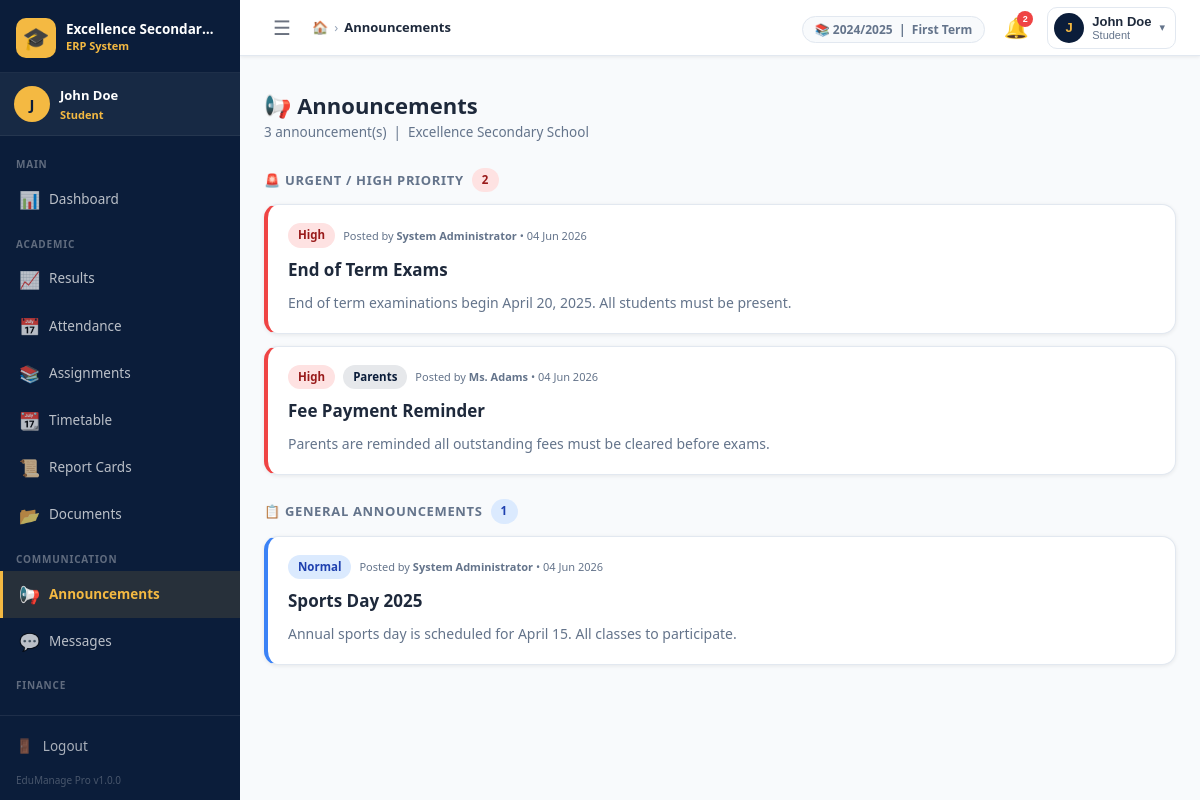
Before: /student/announcements.php (signed in) with the older database file.
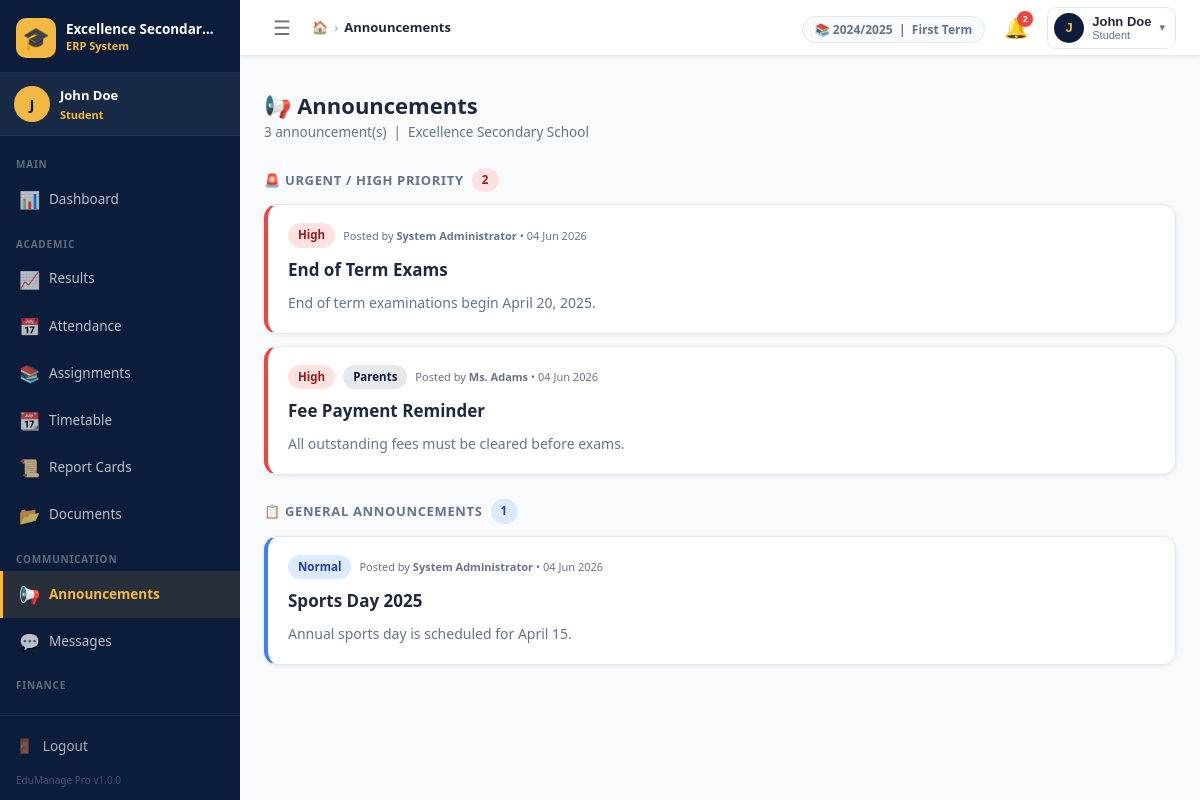
After: the same page with the newer database file.
### tables this page shows
CREATE TABLE `announcements` (
  `id`         INT UNSIGNED NOT NULL AUTO_INCREMENT,
  `title`      VARCHAR(200) NOT NULL,
  `body`       TEXT         NOT NULL,
  `priority`   ENUM('high','normal','low') NOT NULL DEFAULT 'normal',
  `target`     ENUM('all','students','teachers','parents') NOT NULL DEFAULT 'all',
  `posted_by`  INT UNSIGNED NOT NULL,
  `expires_at` DATE         DEFAULT NULL,
  `created_at` TIMESTAMP    NOT NULL DEFAULT CURRENT_TIMESTAMP,
  PRIMARY KEY (`id`),
  CONSTRAINT `fk_ann_user` FOREIGN KEY (`posted_by`) REFERENCES `users`(`id`)
);

CREATE TABLE `users` (
  `id`         INT UNSIGNED     NOT NULL AUTO_INCREMENT,
  `username`   VARCHAR(50)      NOT NULL UNIQUE,
  `password`   VARCHAR(255)     NOT NULL,
  `role_id`    TINYINT UNSIGNED NOT NULL,
  `full_name`  VARCHAR(100)     NOT NULL,
  `email`      VARCHAR(100)     DEFAULT NULL,
  `phone`      VARCHAR(20)      DEFAULT NULL,
  `status`     ENUM('active','inactive') NOT NULL DEFAULT 'active',
  `last_login` DATETIME         DEFAULT NULL,
  `created_at` TIMESTAMP        NOT NULL DEFAULT CURRENT_TIMESTAMP,
  PRIMARY KEY (`id`),
  KEY `idx_username` (`username`),
  KEY `idx_role`     (`role_id`),
  CONSTRAINT `fk_users_role` FOREIGN KEY (`role_id`) REFERENCES `roles`(`id`)
);

### config/db.php (called while the page is built, shortened)
<?php
class Database {
    private static ?PDO $instance = null;
    public static function getInstance(): PDO {
        if (self::$instance === null) {
            $dsn = sprintf(
                'mysql:host=%s;dbname=%s;charset=%s',
                DB_HOST, DB_NAME, DB_CHARSET
            );
            $options = [
                PDO::ATTR_ERRMODE            => PDO::ERRMODE_EXCEPTION,
                PDO::ATTR_DEFAULT_FETCH_MODE => PDO::FETCH_ASSOC,
                PDO::ATTR_EMULATE_PREPARES   => false,
                PDO::MYSQL_ATTR_INIT_COMMAND => "SET NAMES utf8mb4 COLLATE utf8mb4_unicode_ci",
            ];
            try {
                self::$instance = new PDO($dsn, DB_USER, DB_PASS, $options);
            } catch (PDOException $e) {
                error_log('[EduManage DB Error] ' . $e->getMessage());
                http_response_code(500);
                die(json_encode([
                    'success' => false,
                    'message' => 'Database connection failed. Please contact the administrator.'
                ]));
            }
        }
        return self::$instance;
    }
    public static function query(string $sql, array $params = []): PDOStatement {
        $stmt = self::getInstance()->prepare($sql);
        $stmt->execute($params);
        return $stmt;
    }
    public static function fetchOne(string $sql, array $params = []): ?array {
        $row = self::query($sql, $params)->fetch();
        return $row ?: null;
    }
    public static function fetchAll(string $sql, array $params = []): array {
        return self::query($sql, $params)->fetchAll();
    }
    public static function execute(string $sql, array $params = []): int {
        return self::query($sql, $params)->rowCount();
    }
}

### student/announcements.php (the view, shortened to what the changed rows need)
<?php
$page = int_val($_GET['page'] ?? 1);
$baseSql = "SELECT a.*, u.full_name AS author_name
            FROM announcements a JOIN users u ON u.id=a.posted_by
            WHERE a.target IN ('all','students','parents')
              AND (a.expires_at IS NULL OR a.expires_at >= CURDATE())
            ORDER BY
              FIELD(a.priority,'high','normal','low'),
              a.created_at DESC";
$pager = paginate($baseSql, [], $page);
$anns  = $pager['rows'];
include INCLUDES_PATH . '/header.php';
?>
<div class="page-header">
    <div class="page-header-left">
        <h1 class="page-title">📢 Announcements</h1>
    </div>
</div>
<?php if (empty($anns)): ?>
    <div class="card">
        <div class="card-body table-empty">
            <div class="table-empty-icon">📢</div>
            No announcements at the moment. Check back later.
        </div>
    </div>
<?php else: ?>
<?php
$grouped = ['high'=>[],'normal'=>[],'low'=>[]];
foreach ($anns as $ann) $grouped[$ann['priority']][] = $ann;
$labels = ['high'=>'🚨 Urgent / High Priority','normal'=>'📋 General Announcements','low'=>'📌 Notices'];
foreach ($grouped as $prio => $items):
    if (empty($items)) continue;
?>
<div style="margin-bottom:24px">
    <h3 style="font-size:13px;font-weight:700;color:var(--text-muted);text-transform:uppercase;
               letter-spacing:.05em;margin-bottom:12px;display:flex;align-items:center;gap:8px">
        <?= $labels[$prio] ?>
        <span class="badge <?= $prio==='high'?'badge-danger':($prio==='normal'?'badge-primary':'badge-secondary') ?>">
            <?= count($items) ?>
        </span>
    </h3>
    <div style="display:flex;flex-direction:column;gap:12px">
    <?php foreach ($items as $ann): ?>
        <div class="card" style="border-left:4px solid <?= $prio==='high'?'var(--red)':($prio==='normal'?'var(--blue)':'var(--gray)') ?>">
            <div style="padding:18px 20px">
                <div style="display:flex;align-items:center;gap:8px;margin-bottom:8px;flex-wrap:wrap">
                    <?= status_badge($ann['priority']) ?>
                    <?php if ($ann['target'] !== 'all'): ?>
                        <span class="badge badge-navy"><?= ucfirst($ann['target']) ?></span>
                    <?php endif; ?>
                    <span class="text-xs text-muted">
                        Posted by <strong><?= e($ann['author_name']) ?></strong>
                        &bull; <?= format_date($ann['created_at'], 'd M Y') ?>
                    </span>
                </div>
                <h3 style="margin:0 0 8px;font-size:17px;font-weight:800;color:var(--text)">
                    <?= e($ann['title']) ?>
                </h3>
                <p style="margin:0;color:var(--text-muted);line-height:1.7;font-size:14px">
                    <?= nl2br(e($ann['body'])) ?>
                </p>
            </div>
        </div>
    <?php endforeach; ?>
    </div>
</div>
<?php endforeach; ?>
<?php endif; ?>
<?php include INCLUDES_PATH . '/footer.php'; ?>

### includes/functions.php (shortened to what the changed rows need)
<?php
function e(mixed $val): string {
    return htmlspecialchars((string)($val ?? ''), ENT_QUOTES | ENT_HTML5, 'UTF-8');
}
function status_badge(string $status): string {
    $map = [
        'active'    => 'badge-success',
        'inactive'  => 'badge-danger',
        'present'   => 'badge-success',
        'absent'    => 'badge-danger',
        'late'      => 'badge-warning',
        'paid'      => 'badge-success',
        'partial'   => 'badge-warning',
        'unpaid'    => 'badge-danger',
        'high'      => 'badge-danger',
        'normal'    => 'badge-primary',
        'low'       => 'badge-secondary',
        'graduated' => 'badge-purple',
        'transferred'=> 'badge-info',
    ];
    $cls = $map[strtolower($status)] ?? 'badge-secondary';
    return '<span class="badge ' . $cls . '">' . e(ucfirst($status)) . '</span>';
}
function paginate(string $sql, array $params, int $page, int $perPage = ROWS_PER_PAGE): array {
    $page    = max(1, (int)$page);
    $offset  = ($page - 1) * $perPage;
    $countSql = "SELECT COUNT(*) as cnt FROM ({$sql}) AS _count_query";
    $total    = (int)(Database::fetchOne($countSql, $params)['cnt'] ?? 0);
    $pages    = (int)ceil($total / $perPage);
    $rows = Database::fetchAll($sql . " LIMIT {$perPage} OFFSET {$offset}", $params);
    return [
        'rows'       => $rows,
        'total'      => $total,
        'pages'      => $pages,
        'page'       => $page,
        'per_page'   => $perPage,
        'has_prev'   => $page > 1,
        'has_next'   => $page < $pages,
    ];
}
function int_val(mixed $val, int $default = 0): int {
    return filter_var($val, FILTER_VALIDATE_INT) !== false ? (int)$val : $default;
}
function format_date(string $date, string $format = 'd M Y'): string {
    return date($format, strtotime($date));
}

Changed rows visible on the page:
changed announcements "End of Term Exams": body "End of term examinations begin April 20, 2025. All students must be present." → "End of term examinations begin April 20, 2025."
changed announcements "Fee Payment Reminder": body "Parents are reminded all outstanding fees must be cleared before exams." → "All outstanding fees must be cleared before exams."
changed announcements "Normal": body "Annual sports day is scheduled for April 15. All classes to participate." → "Annual sports day is scheduled for April 15."
